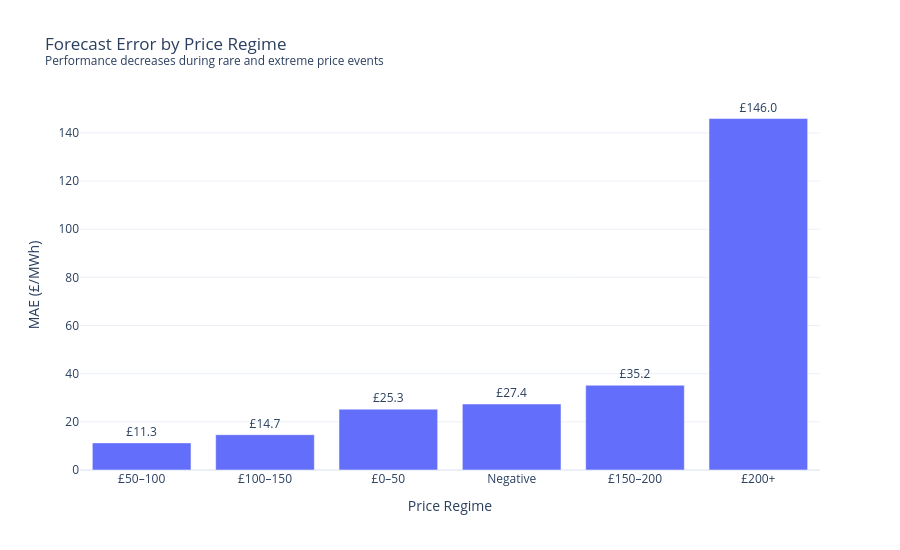

Here is the notebook cell this chart was saved with:
### Code cell
# --------------------------------------------------
# 3. Error by Price Regime
# --------------------------------------------------

regime_error = pd.DataFrame({
    "Price Range": ["£50–100", "£100–150", "£0–50", "Negative", "£150–200", "£200+"],
    "MAE": [11.26, 14.66, 25.27, 27.39, 35.20, 145.97],
    "Share of Test Set (%)": [63.0, 22.0, 11.0, 2.0, 0.8, 0.7]
})

fig = px.bar(
    regime_error,
    x="Price Range",
    y="MAE",
    text="MAE",
    labels={
        "MAE": "MAE (£/MWh)",
        "Price Range": "Price Regime"
    },
    title="Forecast Error by Price Regime<br><sup>Performance decreases during rare and extreme price events</sup>"
)

fig.update_traces(
    texttemplate="£%{text:.1f}",
    textposition="outside"
)

fig.update_layout(
    template="plotly_white",
    width=900,
    height=550,
    yaxis_title="MAE (£/MWh)"
)

fig.write_html("figures/error_by_price_regime.html")
fig.write_image("figures/error_by_price_regime.png", scale=3)
fig.show()

### Figure 1 — Plotly figure (JSON) as saved in the notebook; plotly's stock layout.template omitted (floating-point values rounded to 4 significant figures)
{"data": [{"hovertemplate": "Price Regime=%{x}<br>MAE (£/MWh)=%{text}<extra></extra>", "legendgroup": "", "marker": {"color": "#636efa", "pattern": {"shape": ""}}, "name": "", "orientation": "v", "showlegend": false, "text": [11.26, 14.66, 25.27, 27.39, 35.2, 146.0], "textposition": "outside", "texttemplate": "£%{text:.1f}", "type": "bar", "x": ["£50–100", "£100–150", "£0–50", "Negative", "£150–200", "£200+"], "xaxis": "x", "y": [11.26, 14.66, 25.27, 27.39, 35.2, 146.0], "yaxis": "y"}], "layout": {"barmode": "relative", "height": 550, "legend": {"tracegroupgap": 0}, "title": {"text": "Forecast Error by Price Regime<br><sup>Performance decreases during rare and extreme price events</sup>"}, "width": 900, "xaxis": {"anchor": "y", "domain": [0, 1], "title": {"text": "Price Regime"}}, "yaxis": {"anchor": "x", "domain": [0, 1], "title": {"text": "MAE (£/MWh)"}}}}
